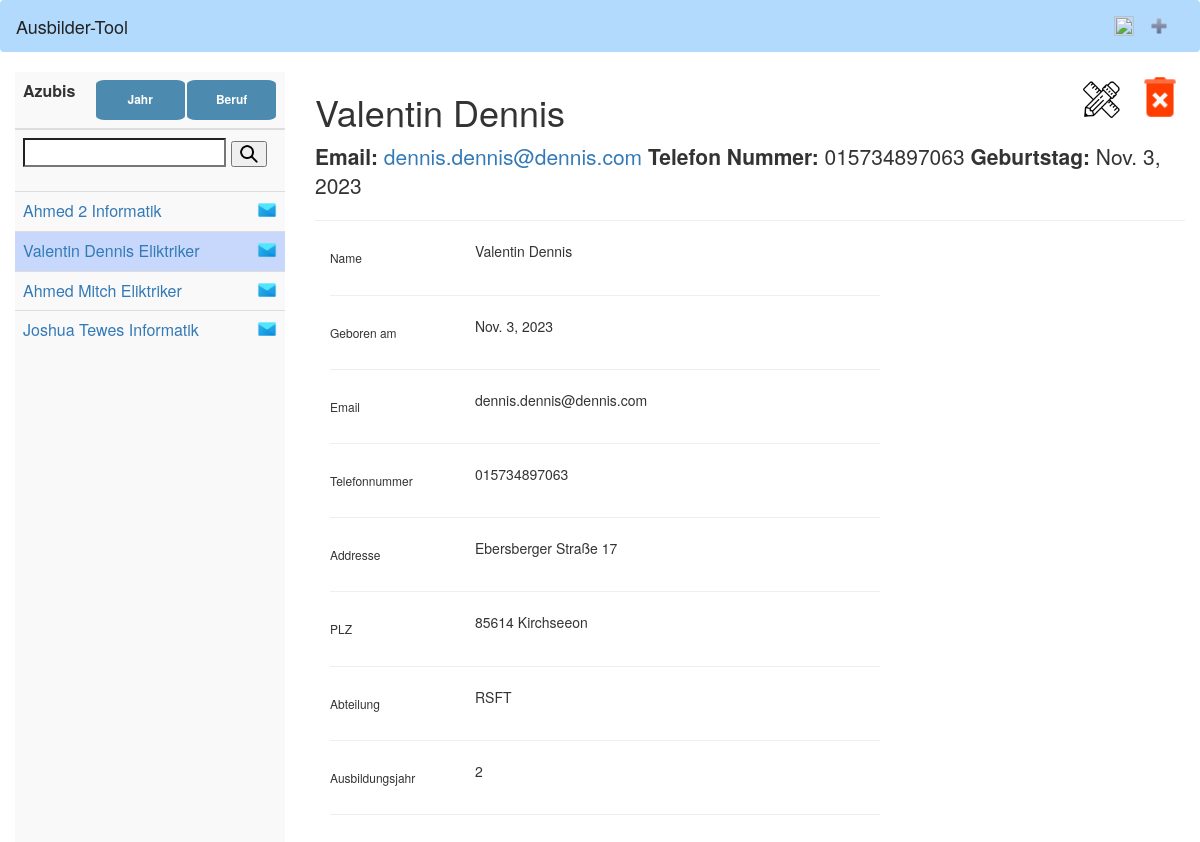
The app's page /all/0/35/ (signed in) with its own data.
### azubi_list/models.py (models this page shows, shortened)
class Azubi(models.Model):
    topic = models.ForeignKey(Profession, on_delete=models.CASCADE)
    first_name = models.CharField(max_length=30)
    last_name = models.CharField(max_length=30)
    email = models.EmailField(max_length=30)
    birthday = models.DateField()
    address = models.CharField(max_length=30)
    PLZ = models.CharField(max_length=20)
    department = models.CharField(max_length=30)
    year = models.IntegerField()
    phone_number = models.CharField(max_length=30)

class Profession(models.Model):
    name = models.CharField(max_length=30)
    def __str__(self) -> str:
        return self.name

### azubi_list/views.py (the view)
# urls.py: path("<str:filter>/<int:year>/<int:id>/", homepage, name='azubi_list'),
def homepage(request, filter: str, year: int, id):
    if not request.user.is_authenticated:
        return redirect("/login/")
    change_training_year_if_neccessary()
    azubis = Azubi.objects.order_by("last_name")
    form = SearchForm()
    professions = Profession.objects.all()
    final_list = get_filter(filter, azubis)
    final_list = get_year_filter(year, final_list)
    if request.method == "POST":
        try:
            search = request.POST['azubi_search_input']
            final_list = get_search(final_list, search)
        except:
            pass
    if len(final_list) > 0:
        if id == 0:
            return render(request, "azubi_detail_2.html", {"azubis": final_list, "obj": final_list[0], "professions": professions, "filter": filter, "form": form, "year": year, "id":id})
        obj = get_object_or_404(Azubi, pk=id)
        return render(request, "azubi_detail_2.html", {"azubis": final_list, "obj": obj, "professions": professions, "filter": filter, "form": form, "year": year, "id":id})
    return render(request, "azubi_detail_2.html", {"azubis": final_list,"professions": professions, "filter": filter, "form": form, "year": year, "id": id})

### azubi_list/forms.py
class SearchForm(forms.Form):
    search_input = forms.CharField(label='Suche', max_length=100)

### azubi_list/scripts.py (called while the page is built)
def get_day() -> datetime.datetime:
    return datetime.date.today()

def change_training_year_if_neccessary():
    if not is_day_already_checked() and is_new_training_year():
        change_training_year_of_all()

def is_day_already_checked():
    if len(list(DayCheck.objects.all())) > 0:
        daycheck = DayCheck.objects.all()[0]
    else:
        daycheck = DayCheck(day= get_day(), changed= 0)
        daycheck.save()
    if daycheck.day != get_day():
        daycheck.day = get_day()
        daycheck.changed = 1
        daycheck.save()
        return False
    return True

### azubi_list/views.py (called while the page is built)
def get_filter(profession_filter: str, azubis):
    final_list = list()
    final_list = list(filter(lambda x: x.topic.name == profession_filter, azubis))
    if profession_filter == "all":
        final_list = azubis
    return final_list

def get_year_filter(year_filter: int, azubis: list):
    final_list = list()
    final_list = list(filter(lambda x: x.year == year_filter, azubis))
    if year_filter == 0:
        final_list = azubis
    return final_list

### azubi_list/templates/azubi_detail_2.html (shortened to what this page needs)
{% load static %}
<link href="https://maxcdn.bootstrapcdn.com/bootstrap/3.3.7/css/bootstrap.min.css" rel="stylesheet">
<link rel="stylesheet" href="{% static 'css/style.css' %}"/>
<div class="main-wrapper">
  <div class="section top">{% include 'include/header.html' %}</div>
  <div class="section left col-xs-3">
    <div class="half">{% include 'include/azubi_list.html' %}</div>
  </div>
  <div class="section right col-xs-9">
    {% include 'include/azubi_detail_view.html' %}

### azubi_list/templates/include/azubi_list.html (shortened to what this page needs)
{% load static %}
<link rel="stylesheet" href="{% static 'css/style.css' %}"/>
<table class="table table-striped">
    <thead>
      <tr>
        <th scope="col">Azubis
                <div class="dropdown" style="float: right; margin-right: 1; height: auto; width: 35%;">
                  <button class="dropbtn" style="width: 100%">Beruf</button>
                </div>
                <div class="dropdown"  style="float: right; margin-right: 1%; height: auto; width: 35%;">
                  <button  style="width: 100%"class="dropbtn">Jahr</button>
        </th>
      </tr>
    </thead>
    <tbody>
      <tr>
        <td>
          <form class="d-flex" method=POST action="{% url  'azubi_list'  filter=filter year=year id=0 %}" >
            <input type="search" label="search" name="azubi_search_input" style="width:80%">
            <button type="submit"><image height=auto width=20  src="{% static 'images/lupe.png' %}"/></button>
          </form>
        </td>
      </tr>
      {% for azubi in azubis %}
      <tr>
        {%if obj.id == azubi.id %}
        <td style="background: rgba(109, 156, 255, 0.363)"><a href="{% url 'azubi_list' filter=filter year=year id=azubi.id %}">{{ azubi.first_name }} {{azubi.last_name}} {{azubi.topic}}  </a><a href="mailto:{{azubi.email}}"><img style="float: right", src="{% static 'images/mail.png' %}" withd=20, height= 20 alt="My image"></a></td>
        {%else%}
        <td ><a href="{% url 'azubi_list' filter=filter year=year id=azubi.id %}">{{ azubi.first_name }} {{azubi.last_name}} {{azubi.topic}}  </a><a href="mailto:{{azubi.email}}"><img style="float: right", src="{% static 'images/mail.png' %}" withd=20, height= 20 alt="My image"></a></td>
        {%endif%}
      </tr>
      {% endfor %}
    </tbody>
  </table>

### azubi_list/templates/include/azubi_detail_view.html
{%load static %}
{%if obj%}
<div>
  <a  href="{% url 'deleteconfirm' obj.id%}" style="float: right;"><image class="flex" height="50" src="{% static 'images/delete.png' %}"/></a>
  <a class="btn btn-light" href="{% url 'edit' obj.id%}" style="float: right;"><image class="flex" height="40" src="{% static 'images/edit.png' %}"/></a>
  <h1 class="display-4">{{obj.first_name}} {{obj.last_name}}</h1>
  <p class="lead"><strong>Email: </strong><a href="mailto:{{obj.email}}">{{obj.email}}</a>  <strong>Telefon Nummer: </strong>{{obj.phone_number}} <strong>Geburtstag: </strong> {{obj.birthday}}</p>
    <hr class="my-4">
</div>
<div>
  {% include 'include/detailed_informations.html' %}
</div>
{%else%}
{% include 'include/no_azubi_detail.html' %}
{%endif%}
</div>

### azubi_list/templates/include/detailed_informations.html
<div class="col-md-8">
  <div class="row">
    <div class="col-sm-3">
      <h6 class="mb-0">Name</h6>
    </div>
    <div class="col-sm-9 text-secondary">
      {{obj.first_name}} {{obj.last_name}}
    </div>
  </div>
  <hr>
  <div class="row">
    <div class="col-sm-3">
      <h6 class="mb-0">Geboren am</h6>
    </div>
    <div class="col-sm-9 text-secondary">
      {{obj.birthday}}
    </div>
  </div>
  <hr>
  <div class="row">
    <div class="col-sm-3">
      <h6 class="mb-0">Email</h6>
    </div>
    <div class="col-sm-9 text-secondary">
      {{obj.email}}
    </div>
  </div>
  <hr>
  <div class="row">
    <div class="col-sm-3">
      <h6 class="mb-0">Telefonnummer</h6>
    </div>
    <div class="col-sm-9 text-secondary">
      {{obj.phone_number}}
    </div>
  </div>
  <hr>
  <div class="row">
    <div class="col-sm-3">
      <h6 class="mb-0">Addresse</h6>
    </div>
    <div class="col-sm-9 text-secondary">
      {{obj.address}}
    </div>
  </div>
  <hr>
  <div class="row">
    <div class="col-sm-3">
      <h6 class="mb-0">PLZ</h6>
    </div>
    <div class="col-sm-9 text-secondary">
      {{obj.PLZ}}
    </div>
  </div>
  <hr>
  <div class="row">
    <div class="col-sm-3">
      <h6 class="mb-0">Abteilung</h6>
    </div>
    <div class="col-sm-9 text-secondary">
      {{obj.department}}
    </div>
  </div>
  <hr>
  <div class="row">
    <div class="col-sm-3">
      <h6 class="mb-0">Ausbildungsjahr</h6>
    </div>
    <div class="col-sm-9 text-secondary">
      {{obj.year}}
    </div>
  </div>
  <hr>
  </div>
</div>

### Ausbilder_Tool/static/css/style.css (style rules this page uses)
.dropbtn { background-color: #4c8baf; color: white; height: 40px; width: 40px; padding: 6px; font-size: 12px; border: none; cursor: pointer; border-radius: 10%; }
.dropdown { position: relative; }

### azubi_list/templates/azubi_detail_2.html (style rules this page uses)
.left { overflow-y: scroll; height: 100%; }
.right { height: 100%; overflow-y: scroll; }
.main-wrapper { height: 100vh; }
.top { width: 100%; }
.section { display: flex; flex-direction: column; justify-content: top; align-items: left; }
.half { background: #f9f9f9; height: 100%; width: 100%; margin: 0; }

### azubi_list/templates/include/header.html (style rules this page uses)
.flex { display: flex; justify-content: top; align-items: top; }

### records on screen
Azubi: first_name "Ahmed", last_name "2", topic "Informatik"
Azubi: first_name "Valentin", last_name "Dennis", topic "Eliktriker", email "dennis.dennis@dennis.com", phone_number "015734897063", birthday "Nov. 3, 2023", address "Ebersberger Straße 17", PLZ "85614 Kirchseeon", department "RSFT", year "2"
Azubi: first_name "Ahmed", last_name "Mitch", topic "Eliktriker"
Azubi: first_name "Joshua", last_name "Tewes", topic "Informatik"
